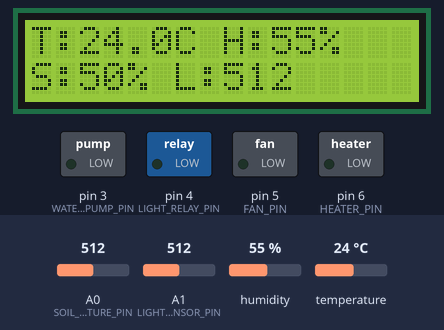
A sketch run on a simulated Arduino Uno, built with avr-gcc and run on an emulated ATmega328P. Parts: 16×2 character LCD, switched loads named in the sketch (green lamp = pin HIGH). Inputs (shaded band) come from the test bench; at power-on: humidity 55 %, A1 (LIGHT_SENSOR_PIN) = 512, temperature 24 °C, A0 (SOIL_MOISTURE_PIN) = 512. The local clock reads 2024-03-15 10:24:30 at power-on unless the sketch sets it; what the sketch prints to the serial monitor is not drawn.

Above: at 3.2 s.
3.3 s: humidity set to 69 %
At 7.7 s:
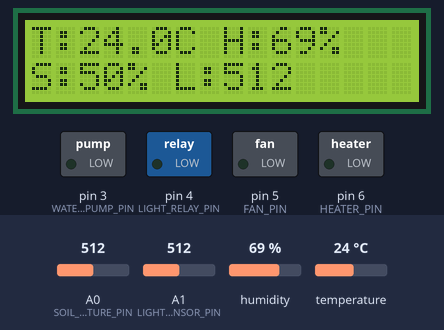
9.0 s: humidity set to 72 %
At 13.2 s:
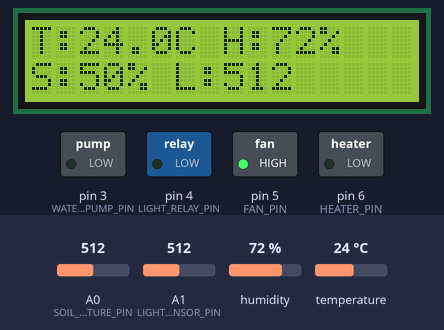
14.7 s: A1 (LIGHT_SENSOR_PIN) set to 483
At 18.7 s:
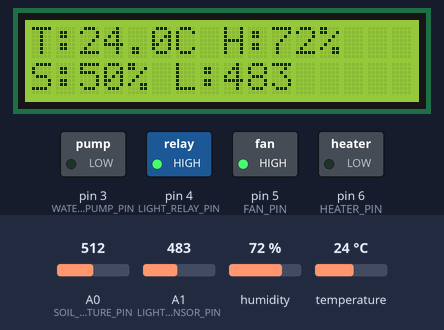
20.4 s: temperature set to 18.7 °C
At 23.0 s:
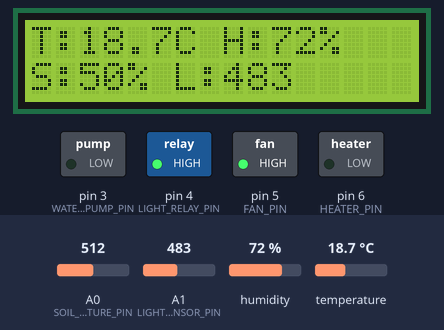
26.1 s: temperature set to 17.5 °C
At 28.4 s:
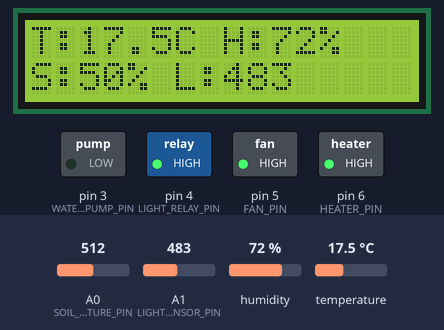
31.8 s: A1 (LIGHT_SENSOR_PIN) set to 510
At 33.9 s:
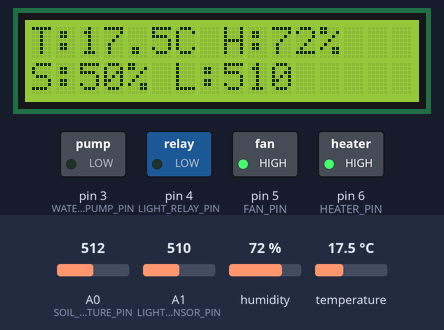
Timing chart, 0 to 35.4 s (numbered marks = the images above; inputs shaded):
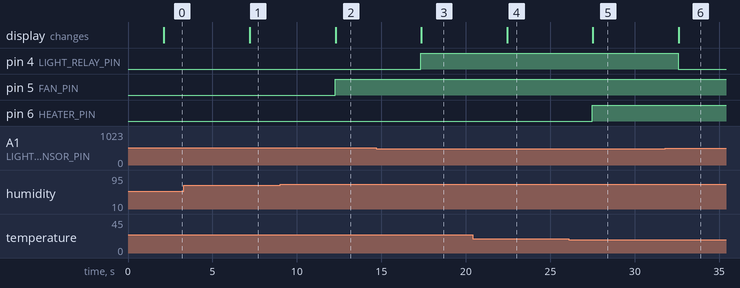

The sketch:

cp1251.ino
```cpp
#include <DHT.h>
#include <DHT_U.h>
#include <LiquidCrystal_I2C.h>
#include <Wire.h>
#include <RTClib.h>

// Êîíôèãóðàöèÿ ïèíîâ
#define DHTPIN 2          // Ïèí äëÿ äàò÷èêà DHT
#define DHTTYPE DHT22     // Òèï äàò÷èêà DHT22
#define SOIL_MOISTURE_PIN A0 // Ïèí äëÿ äàò÷èêà âëàæíîñòè ïî÷âû
#define WATER_PUMP_PIN 3  // Ïèí äëÿ íàñîñà ïîëèâà
#define LIGHT_RELAY_PIN 4 // Ïèí äëÿ ðåëå îñâåùåíèÿ
#define FAN_PIN 5         // Ïèí äëÿ âåíòèëÿòîðà
#define HEATER_PIN 6      // Ïèí äëÿ îáîãðåâàòåëÿ
#define LIGHT_SENSOR_PIN A1 // Ïèí äëÿ äàò÷èêà îñâåùåííîñòè

// Ïîðîãîâûå çíà÷åíèÿ
#define SOIL_MOISTURE_THRESHOLD 40   // Ïîðîã âëàæíîñòè ïî÷âû (%)
#define TEMP_LOW_THRESHOLD 18        // Ìèíèìàëüíàÿ òåìïåðàòóðà (°C)
#define TEMP_HIGH_THRESHOLD 28       // Ìàêñèìàëüíàÿ òåìïåðàòóðà (°C)
#define HUMIDITY_THRESHOLD 70        // Ïîðîã âëàæíîñòè âîçäóõà (%)
#define LIGHT_THRESHOLD 500          // Ïîðîã îñâåùåííîñòè (ëþêñ)

// Èíèöèàëèçàöèÿ îáúåêòîâ
DHT dht(DHTPIN, DHTTYPE);
LiquidCrystal_I2C lcd(0x27, 16, 2); // Àäðåñ LCD 0x27, 16 ñèìâîëîâ, 2 ñòðîêè
RTC_DS3231 rtc;

// Ïåðåìåííûå äëÿ õðàíåíèÿ äàííûõ
float temperature = 0;
float humidity = 0;
int soilMoisture = 0;
int lightLevel = 0;
DateTime now;

void setup() {
  Serial.begin(9600);

  // Èíèöèàëèçàöèÿ óñòðîéñòâ
  dht.begin();
  lcd.begin();
  lcd.backlight();

  // Èíèöèàëèçàöèÿ RTC
  if (!rtc.begin()) {
    Serial.println("Couldn't find RTC");
    while (1);
  }

  if (rtc.lostPower()) {
    Serial.println("RTC lost power, let's set the time!");
    rtc.adjust(DateTime(F(__DATE__), F(__TIME__)));
  }

  // Íàñòðîéêà ïèíîâ
  pinMode(WATER_PUMP_PIN, OUTPUT);
  pinMode(LIGHT_RELAY_PIN, OUTPUT);
  pinMode(FAN_PIN, OUTPUT);
  pinMode(HEATER_PIN, OUTPUT);

  // Âûêëþ÷èòü âñå óñòðîéñòâà ïðè ñòàðòå
  digitalWrite(WATER_PUMP_PIN, LOW);
  digitalWrite(LIGHT_RELAY_PIN, LOW);
  digitalWrite(FAN_PIN, LOW);
  digitalWrite(HEATER_PIN, LOW);

  lcd.print("OmegaGrow System");
  lcd.setCursor(0, 1);
  lcd.print("Initializing...");
  delay(2000);
  lcd.clear();
}

void loop() {
  // Ïîëó÷åíèå òåêóùåãî âðåìåíè
  now = rtc.now();

  // Ñ÷èòûâàíèå äàííûõ ñ äàò÷èêîâ
  readSensors();

  // Óïðàâëåíèå ñèñòåìàìè
  controlSystems();

  // Îòîáðàæåíèå èíôîðìàöèè
  displayData();

  // Ëîãèðîâàíèå äàííûõ
  logData();

  delay(5000); // Çàäåðæêà ìåæäó èçìåðåíèÿìè (5 ñåêóíä)
}

void readSensors() {
  // ×òåíèå òåìïåðàòóðû è âëàæíîñòè âîçäóõà
  humidity = dht.readHumidity();
  temperature = dht.readTemperature();

  // ×òåíèå âëàæíîñòè ïî÷âû (0-1023, ïðåîáðàçóåì â %)
  soilMoisture = map(analogRead(SOIL_MOISTURE_PIN), 0, 1023, 100, 0);

  // ×òåíèå óðîâíÿ îñâåùåííîñòè
  lightLevel = analogRead(LIGHT_SENSOR_PIN);

  // Ïðîâåðêà íà îøèáêè ÷òåíèÿ
  if (isnan(humidity) || isnan(temperature)) {
    Serial.println("Failed to read from DHT sensor!");
    return;
  }
}

void controlSystems() {
  // Óïðàâëåíèå ïîëèâîì
  if (soilMoisture < SOIL_MOISTURE_THRESHOLD) {
    digitalWrite(WATER_PUMP_PIN, HIGH);
    // delay(2000); // Ïîëèâ â òå÷åíèå 2 ñåêóíä
    digitalWrite(WATER_PUMP_PIN, LOW);
  }

  // Óïðàâëåíèå òåìïåðàòóðîé
  if (temperature > TEMP_HIGH_THRESHOLD) {
    digitalWrite(FAN_PIN, HIGH);
    digitalWrite(HEATER_PIN, LOW);
  } else if (temperature < TEMP_LOW_THRESHOLD) {
    digitalWrite(FAN_PIN, LOW);
    digitalWrite(HEATER_PIN, HIGH);
  } else {
    digitalWrite(FAN_PIN, LOW);
    digitalWrite(HEATER_PIN, LOW);
  }

  // Óïðàâëåíèå îñâåùåíèåì (ïî âðåìåíè è óðîâíþ îñâåùåííîñòè)
  if ((now.hour() >= 18 || now.hour() < 6) || lightLevel < LIGHT_THRESHOLD) {
    digitalWrite(LIGHT_RELAY_PIN, HIGH);
  } else {
    digitalWrite(LIGHT_RELAY_PIN, LOW);
  }

  // Äîïîëíèòåëüíîå óïðàâëåíèå âåíòèëÿöèåé ïðè âûñîêîé âëàæíîñòè
  if (humidity > HUMIDITY_THRESHOLD) {
    digitalWrite(FAN_PIN, HIGH);
  }
}

void displayData() {
  lcd.clear();

  // Ïåðâàÿ ñòðîêà: Òåìïåðàòóðà è âëàæíîñòü âîçäóõà
  lcd.setCursor(0, 0);
  lcd.print("T:");
  lcd.print(temperature, 1);
  lcd.print("C H:");
  lcd.print(humidity, 0);
  lcd.print("%");

  // Âòîðàÿ ñòðîêà: Âëàæíîñòü ïî÷âû è îñâåùåííîñòü
  lcd.setCursor(0, 1);
  lcd.print("S:");
  lcd.print(soilMoisture);
  lcd.print("% L:");
  lcd.print(lightLevel);
}

void logData() {
  // Âûâîä äàííûõ â Serial Monitor
  Serial.print("Date: ");
  Serial.print(now.year(), DEC);
  Serial.print('/');
  Serial.print(now.month(), DEC);
  Serial.print('/');
  Serial.print(now.day(), DEC);
  Serial.print(" Time: ");
  Serial.print(now.hour(), DEC);
  Serial.print(':');
  Serial.print(now.minute(), DEC);
  Serial.print(':');
  Serial.print(now.second(), DEC);
  Serial.println();

  Serial.print("Temperature: ");
  Serial.print(temperature);
  Serial.print(" °C\t");
  Serial.print("Humidity: ");
  Serial.print(humidity);
  Serial.print(" %\t");
  Serial.print("Soil Moisture: ");
  Serial.print(soilMoisture);
  Serial.print(" %\t");
  Serial.print("Light: ");
  Serial.print(lightLevel);
  Serial.println(" lx");
  // Serial.println("----------------------------------");
}
```

egor1.c
```cpp
#include<stdio.h>

typedef long long int Money;  // Rub

struct Cat{
    Money eda;
    int is_alive;
};


struct Ipoteka {
    double rate;
    Money credit;
    Money platez;
    Money month_pay;
};


struct Bank_deposit{
    double rate;
    Money deposit_account;
};


struct Person{
    Money salary;
    Money account;
    Money flat;
    Money expenses;
    struct Ipoteka ipoteka;
    struct Bank_deposit deposit;
    struct Cat cat;
};


struct Person bob;
struct Person alice;


// Alice
void alice_salary(const int month, const int year)
{
    if (month == 1){
        alice.salary *= 1.09;
    }
    alice.account += alice.salary;
    if (month == 9){
        alice.account += alice.salary * 0.5;
    }
}


void alice_ipoteka()
{
    alice.account -= alice.ipoteka.month_pay;
}


void alice_expenses(const int month)
{
    if (month == 1) {
        alice.expenses *= 1.09;
    }
    alice.account -= alice.expenses;
}


void alice_flat(const int month)
{
    if (month == 1){
        alice.flat *= 1.09;
    }
}


void alice_init()
{
    alice.account = 1300 * 1000;
    alice.salary = 300000;
    alice.expenses = 50 * 1000;

    alice.ipoteka.platez = 1300000;
    alice.ipoteka.credit = 13000 * 1000;
    alice.ipoteka.rate = 0.14;
    alice.ipoteka.month_pay = 138630;
    alice.account -= alice.ipoteka.platez;
    alice.flat = 13000000;
    alice.cat.eda = 4000;
    alice.cat.is_alive = 0;
}

void alice_cat(const int month, const int year)
{
    if ((month == 12) && (year==2026)) {
        alice.account -= 30000;
        alice.cat.is_alive = 1;
    }
    if ((year == 2043) && (month == 3)) {
        alice.cat.is_alive = 0;
        alice.account -= 3000;
    }
    if (month == 1){
        alice.cat.eda *= 1.09;
    }
    if (alice.cat.is_alive == 1){
        alice.account -= alice.cat.eda;
    }
}


void alice_print()
{
    printf("Alice account = %lld \n", alice.flat + alice.account);
}


// Bob
void bob_salary(const int month, const int year)
{
    bob.account += bob.salary;
    if (month == 1) {
        bob.salary *= 1.09;
    }
}


void bob_expenses(const int month, const int year)
{
    bob.account -= bob.expenses;
    if (month == 1){
        bob.expenses *= 1.09;
    }
}


void bob_flat (const int month, const int year)
{
    bob.account -= bob.expenses;
    if (month == 1){
        bob.flat *= 1.09;
    }
}


void bob_bank(const int month, const int year)
{
    bob.deposit.deposit_account *= ((bob.deposit.rate / 12) + 1);
    bob.deposit.deposit_account += bob.account;
    bob.account = 0;
}


void bob_init(){
    bob.salary = 300000;
    bob.deposit.deposit_account = 1300000;
    bob.flat = 30000;
    bob.expenses = 50000;
    bob.deposit.rate = 0.20;
}


void bob_print()
{
    printf("Bob account = %lld \n", bob.deposit.deposit_account);
}


void simulation()
{
    int month = 1;
    int year = 2024;

    while( !((month == 9) && (year == 2024 + 30))){

        alice_salary(month, year);
        alice_ipoteka();
        alice_expenses(month);
        alice_flat(month);
        alice_cat(month, year);
        bob_salary(month, year);
        bob_expenses(month,year);
        bob_flat(month,year);
        bob_bank(month,year);


        month++;
        if (month == 13) {
            month = 1;
            year++;
        }
    }
}


int main(){
    alice_init();
    bob_init();
    simulation();
    alice_print();
    bob_print();
    return 1;
}
```

Measured:
- the behaviour switches between 70 and 71 % on humidity (found by bisection; images 1 and 2)
- the behaviour switches between 500 and 499 on A1 (LIGHT_SENSOR_PIN) (found by bisection; images 2 and 3)
- the behaviour switches between 18 and 17.9 °C on temperature (found by bisection; images 4 and 5)
- after the input at 3.3 s, the display: changes after 3.9 s (image 1)
- after the input at 9.0 s, pin 5 (FAN_PIN): LOW → HIGH after 3.3 s; the display: changes after 3.3 s (image 2)
- after the input at 14.7 s, pin 4 (LIGHT_RELAY_PIN): LOW → HIGH after 2.6 s; the display: changes after 2.7 s (image 3)
- after the input at 20.4 s, the display: changes after 2.0 s (image 4)
- after the input at 26.1 s, pin 6 (HEATER_PIN): LOW → HIGH after 1.4 s; the display: changes after 1.4 s (image 5)
- after the input at 31.8 s, pin 4 (LIGHT_RELAY_PIN): HIGH → LOW after 0.77 s; the display: changes after 0.80 s (image 6)
